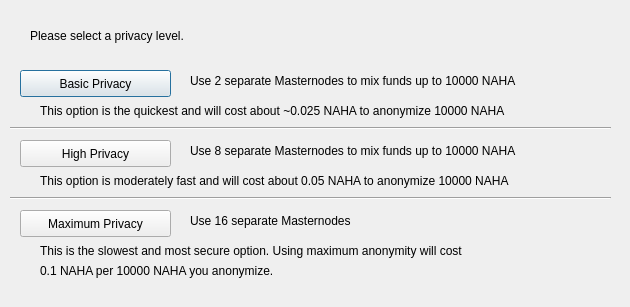
<?xml version="1.0" encoding="UTF-8"?>
<ui version="4.0">
 <class>ObfuscationConfig</class>
 <widget class="QDialog" name="ObfuscationConfig">
  <property name="geometry">
   <rect>
    <x>0</x>
    <y>0</y>
    <width>630</width>
    <height>307</height>
   </rect>
  </property>
  <property name="windowTitle">
   <string>Configure Obfuscation</string>
  </property>
  <widget class="QPushButton" name="buttonBasic">
   <property name="geometry">
    <rect>
     <x>20</x>
     <y>70</y>
     <width>151</width>
     <height>27</height>
    </rect>
   </property>
   <property name="text">
    <string>Basic Privacy</string>
   </property>
  </widget>
  <widget class="QPushButton" name="buttonHigh">
   <property name="geometry">
    <rect>
     <x>20</x>
     <y>140</y>
     <width>151</width>
     <height>27</height>
    </rect>
   </property>
   <property name="text">
    <string>High Privacy</string>
   </property>
  </widget>
  <widget class="QPushButton" name="buttonMax">
   <property name="geometry">
    <rect>
     <x>20</x>
     <y>210</y>
     <width>151</width>
     <height>27</height>
    </rect>
   </property>
   <property name="text">
    <string>Maximum Privacy</string>
   </property>
  </widget>
  <widget class="QLabel" name="label">
   <property name="geometry">
    <rect>
     <x>30</x>
     <y>20</y>
     <width>571</width>
     <height>31</height>
    </rect>
   </property>
   <property name="text">
    <string>Please select a privacy level.</string>
   </property>
  </widget>
  <widget class="QLabel" name="label_2">
   <property name="geometry">
    <rect>
     <x>190</x>
     <y>70</y>
     <width>421</width>
     <height>21</height>
    </rect>
   </property>
   <property name="text">
    <string>Use 2 separate Masternodes to mix funds up to 10000 NAHA</string>
   </property>
  </widget>
  <widget class="QLabel" name="label_3">
   <property name="geometry">
    <rect>
     <x>190</x>
     <y>140</y>
     <width>411</width>
     <height>21</height>
    </rect>
   </property>
   <property name="text">
    <string>Use 8 separate Masternodes to mix funds up to 10000 NAHA</string>
   </property>
  </widget>
  <widget class="QLabel" name="label_4">
   <property name="geometry">
    <rect>
     <x>190</x>
     <y>210</y>
     <width>421</width>
     <height>21</height>
    </rect>
   </property>
   <property name="text">
    <string>Use 16 separate Masternodes</string>
   </property>
  </widget>
  <widget class="QLabel" name="label_6">
   <property name="geometry">
    <rect>
     <x>40</x>
     <y>100</y>
     <width>561</width>
     <height>21</height>
    </rect>
   </property>
   <property name="text">
    <string>This option is the quickest and will cost about ~0.025 NAHA to anonymize 10000 NAHA</string>
   </property>
  </widget>
  <widget class="QLabel" name="label_7">
   <property name="geometry">
    <rect>
     <x>40</x>
     <y>170</y>
     <width>561</width>
     <height>21</height>
    </rect>
   </property>
   <property name="text">
    <string>This option is moderately fast and will cost about 0.05 NAHA to anonymize 10000 NAHA</string>
   </property>
  </widget>
  <widget class="QLabel" name="label_8">
   <property name="geometry">
    <rect>
     <x>40</x>
     <y>240</y>
     <width>561</width>
     <height>21</height>
    </rect>
   </property>
   <property name="text">
    <string>This is the slowest and most secure option. Using maximum anonymity will cost</string>
   </property>
  </widget>
  <widget class="QLabel" name="label_9">
   <property name="geometry">
    <rect>
     <x>40</x>
     <y>260</y>
     <width>561</width>
     <height>21</height>
    </rect>
   </property>
   <property name="text">
    <string>0.1 NAHA per 10000 NAHA you anonymize.</string>
   </property>
  </widget>
  <widget class="Line" name="line">
   <property name="geometry">
    <rect>
     <x>10</x>
     <y>120</y>
     <width>601</width>
     <height>16</height>
    </rect>
   </property>
   <property name="orientation">
    <enum>Qt::Horizontal</enum>
   </property>
  </widget>
  <widget class="Line" name="line_2">
   <property name="geometry">
    <rect>
     <x>10</x>
     <y>190</y>
     <width>601</width>
     <height>16</height>
    </rect>
   </property>
   <property name="orientation">
    <enum>Qt::Horizontal</enum>
   </property>
  </widget>
 </widget>
 <resources/>
 <connections/>
</ui>
